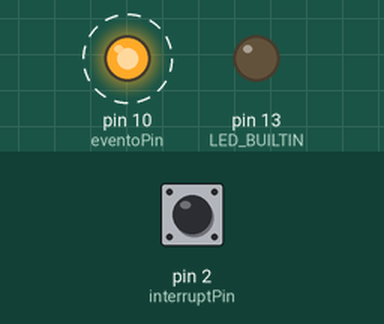
Simulated run of this sketch. Board: Arduino Uno, built with avr-gcc and run on an emulated ATmega328P. Shown: output pins drawn as LEDs (lit = HIGH). Dashed ring = blinking. The test bench sets the inputs (shaded band); at power-on: pin 2 (interruptPin) HIGH.

Above: at 1.25 s.
1.3 s: pin 2 (interruptPin) pulled LOW for 0.15 s
At 1.37 s:
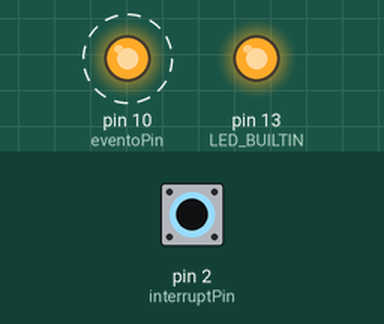
4.3 s: pin 2 (interruptPin) pulled LOW for 1 s
At 5.85 s:
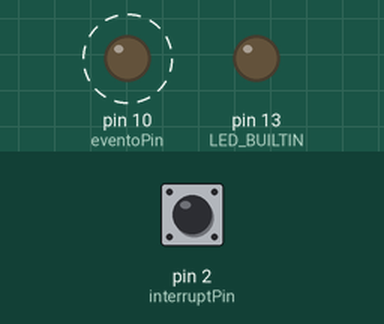
7.3 s: pin 2 (interruptPin) pulled LOW for 3.2 s
At 7.65 s:
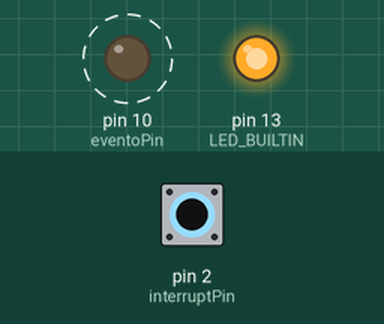
Timing chart, 0 to 18.0 s (numbered marks = the images above; inputs shaded):
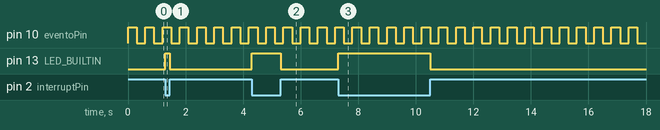

Measured:
- after the input at 1.3 s, pin 13 (LED_BUILTIN): LOW → HIGH at once, → LOW 0.15 s later
- after the input at 4.3 s, pin 13 (LED_BUILTIN): LOW → HIGH at once, → LOW 1.0 s later
- after the input at 7.3 s, pin 13 (LED_BUILTIN): LOW → HIGH at once, → LOW 3.2 s later
- by itself, pin 10 (eventoPin): alternates HIGH for 0.30 s and LOW for 0.30 s

The sketch:

interrupcion_pin.ino
```cpp
/*
   USO DE INTERRUPCIONES: BLINK
   Ejemplo #1 - Agosto de 2022

  Se deberá conectar un cable desde el pin digital #10
  (generador del evento) al pin de interrupción (digital #2).

*/

// Constantes y variables
const int eventoPin = 10;
const int interruptPin = 2;
volatile int estado = LOW;

void setup() {

  pinMode(eventoPin, OUTPUT);
  pinMode(LED_BUILTIN, OUTPUT);
  pinMode(interruptPin, INPUT_PULLUP);

  // Configurar una interrupción en el pin digital 2, es posible
  // usar la funcion digitalPinToInterrupt(interruptPin):
  // attachInterrupt(digitalPinToInterrupt(intPin), blink, CHANGE);
  attachInterrupt(INT0, blink, CHANGE);

}

void loop() {

  // Generación de un evento para interrumpir al Arduino
  digitalWrite(eventoPin, HIGH);
  delay(300);
  digitalWrite(eventoPin, LOW);
  delay(300);
}


// Función callback (ISR) que hace destellar el LED conectado
// al pin digital #13
void blink() {
  estado = !estado;
  digitalWrite(LED_BUILTIN, estado);
}
```
